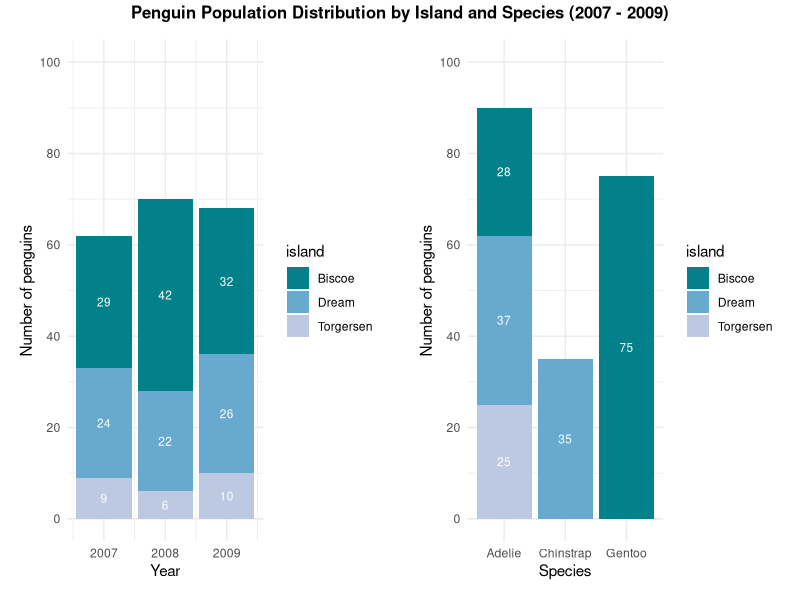
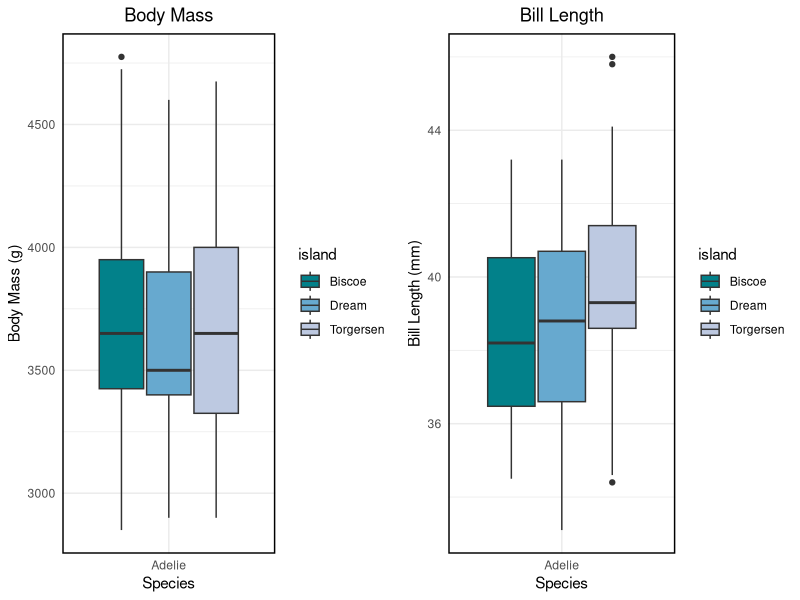
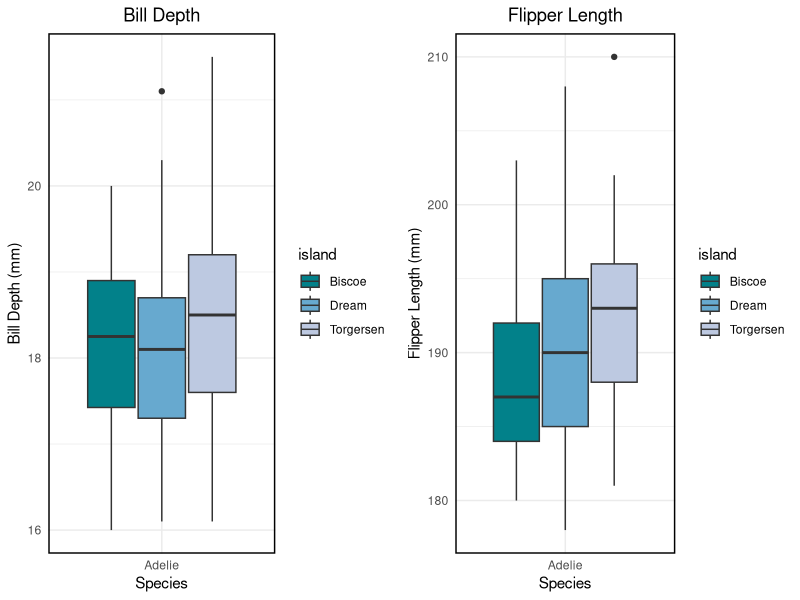
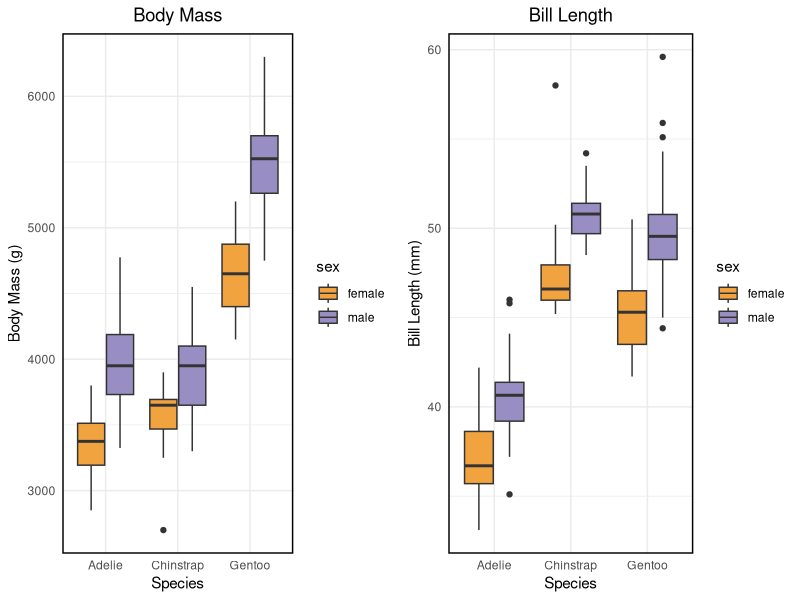
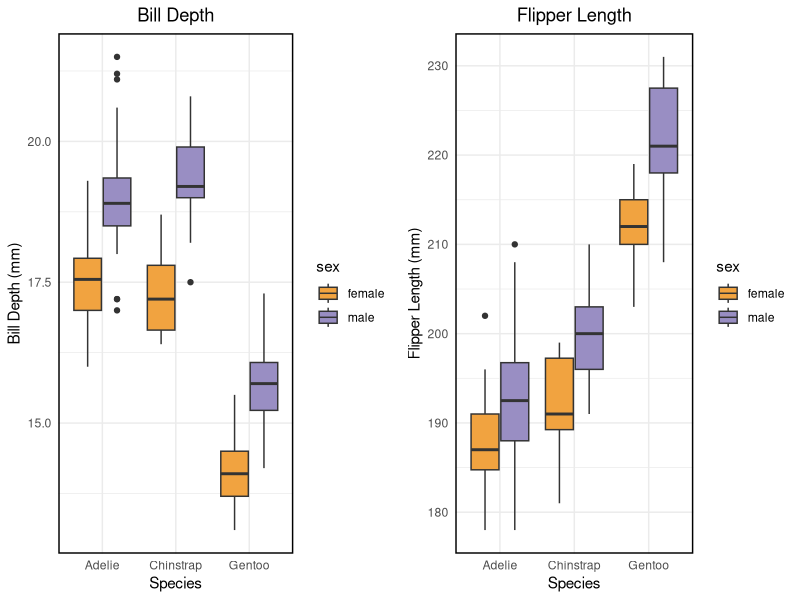
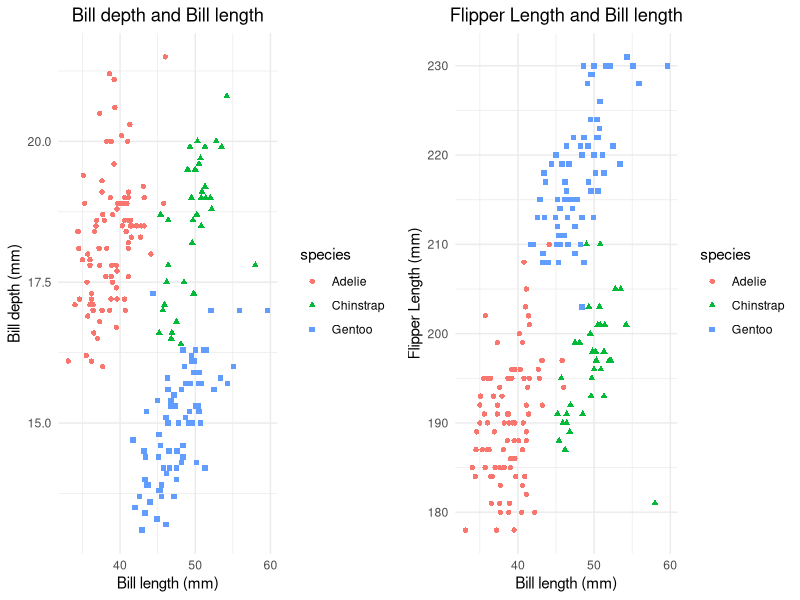
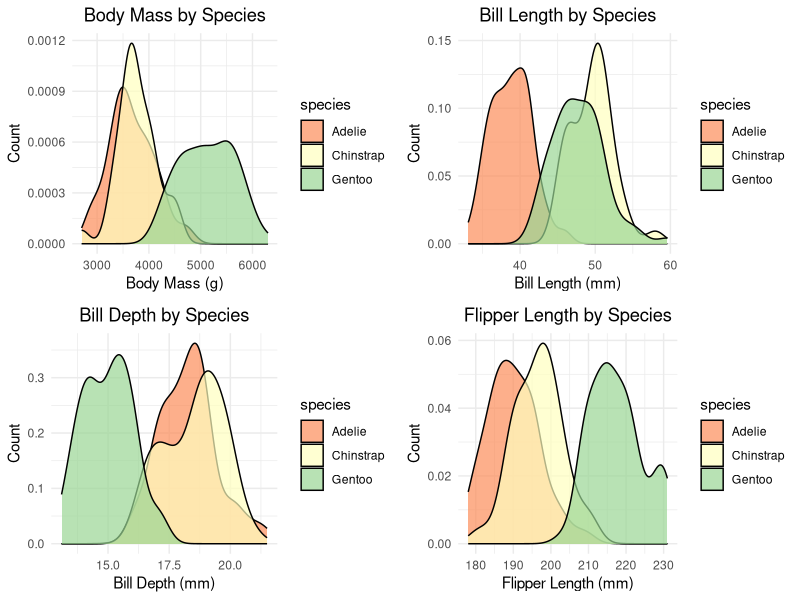
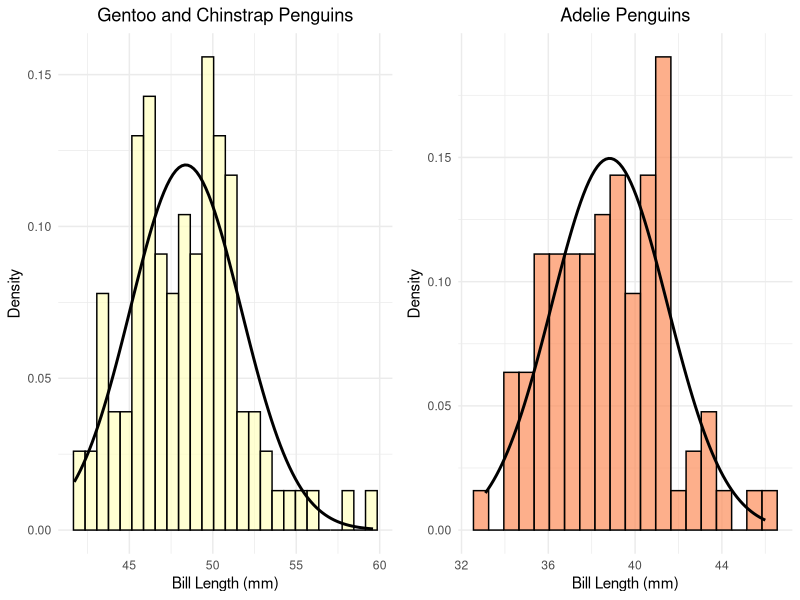

These charts were generated, in order, by the following R code:
## ---- chunk 1
knitr::opts_chunk$set(echo = TRUE)
## ---- chunk 2
library(palmerpenguins)
library(dplyr)
library(tidyr)
library(ggplot2)
library(gridExtra)
library(grid)

# Load data set
data("penguins")
ori_penguins <- na.omit(penguins)

# Select by student number
n <- 200
my.student.number <- 240215323
set.seed(my.student.number)
penguins <- ori_penguins[sample(nrow(ori_penguins), n), ]
## ---- chunk 3
custom_colors <- c("Torgersen" = "#bdc9e1",
                   "Dream" = "#67a9cf", 
                   "Biscoe" = "#02818a")

year_habitat <- penguins %>% group_by(island, year) %>%
  summarise(total_count = n(),
            .groups = 'drop')

year_plot <- ggplot(year_habitat, aes(x = year, y = total_count, fill = island)) +
  geom_bar(stat = "identity", position = "stack") +
  scale_x_continuous(breaks = c(2007, 2008, 2009)) +
  geom_text(aes(label = total_count), position = position_stack(vjust = 0.5), color = "white", size = 3) +
  labs(x = "Year", y = "Number of penguins") +
  theme_minimal() +
  theme(plot.margin = unit(c(1, 0.5, 0.5, 0.5), "cm")) +
  scale_y_continuous(limits = c(0, 100), breaks = seq(0, 100, by = 20)) +
  scale_fill_manual(values = custom_colors)

habitat_species <- penguins %>% group_by(island, species) %>%
  summarise(total_count = n(),
            .groups = 'drop')

species_plot <- ggplot(habitat_species, aes(x = species, y = total_count, fill = island)) +
  geom_bar(stat = "identity", position = "stack") +
  geom_text(aes(label = total_count), position = position_stack(vjust = 0.5), color = "white", size = 3) +
  labs(x = "Species", y = "Number of penguins") +
  theme_minimal() +
  theme(plot.margin = unit(c(1, 0.5, 0.5, 0.5), "cm")) +
  scale_y_continuous(limits = c(0, 100), breaks = seq(0, 100, by = 20)) +
  scale_fill_manual(values = custom_colors)

grid.arrange(year_plot, species_plot, ncol = 2, nrow = 1)
grid.text("Penguin Population Distribution by Island and Species (2007 - 2009)", 
          x = 0.5, y = 0.98, gp = gpar(fontsize = 12, fontface = "bold"))
## ---- chunk 4
custom_colors <- c("Torgersen" = "#bdc9e1",
                   "Dream" = "#67a9cf", 
                   "Biscoe" = "#02818a")
df_adelie <- penguins[penguins$species == "Adelie", ]

body_mass_plot <- ggplot(df_adelie, aes(x = species, y = body_mass_g, fill = island)) + 
  geom_boxplot(position = position_dodge(width = 0.8)) + 
  labs(title = "Body Mass",
       x = "Species",
       y = "Body Mass (g)") + 
  theme_minimal() + 
  theme(plot.title = element_text(hjust = 0.5),
        panel.border = element_rect(color = "black", fill = NA, linewidth = 1),
        legend.position = "right") +
  scale_fill_manual(values = custom_colors)

bill_length_plot <- ggplot(df_adelie, aes(x = species, y = bill_length_mm, fill = island)) + 
  geom_boxplot(position = position_dodge(width = 0.8)) + 
  labs(title = "Bill Length",
       x = "Species",
       y = "Bill Length (mm)") +
  theme_minimal() + 
  theme(plot.title = element_text(hjust = 0.5),
        panel.border = element_rect(color = "black", fill = NA, linewidth = 1),
        legend.position = "right") +
  scale_fill_manual(values = custom_colors)

bill_depth_plot <- ggplot(df_adelie, aes(x = species, y = bill_depth_mm, fill = island)) + 
  geom_boxplot(position = position_dodge(width = 0.8)) + 
  labs(title = "Bill Depth",
       x = "Species",
       y = "Bill Depth (mm)") +
  theme_minimal() + 
  theme(plot.title = element_text(hjust = 0.5),
        panel.border = element_rect(color = "black", fill = NA, linewidth = 1),
        legend.position = "right") +
  scale_fill_manual(values = custom_colors)

flipper_plot <- ggplot(df_adelie, aes(x = species, y = flipper_length_mm, fill = island)) + 
  geom_boxplot(position = position_dodge(width = 0.8)) + 
  labs(title = "Flipper Length",
       x = "Species",
       y = "Flipper Length (mm)") +
  theme_minimal() + 
  theme(plot.title = element_text(hjust = 0.5),
        panel.border = element_rect(color = "black", fill = NA, linewidth = 1),
        legend.position = "right") +
  scale_fill_manual(values = custom_colors)

grid.arrange(body_mass_plot, bill_length_plot, ncol = 2)
grid.arrange(bill_depth_plot, flipper_plot, ncol = 2)
## ---- chunk 5
custom_colors <- c("female" = "#f1a340",
                   "male" = "#998ec3")

body_mass_plot <- ggplot(penguins, aes(x = species, y = body_mass_g, fill = sex)) + 
  geom_boxplot(position = position_dodge(width = 0.8)) + 
  labs(title = "Body Mass",
       x = "Species",
       y = "Body Mass (g)") + 
  theme_minimal() + 
  theme(plot.title = element_text(hjust = 0.5),
        panel.border = element_rect(color = "black", fill = NA, linewidth = 1),
        legend.position = "right") +
  scale_fill_manual(values = custom_colors)

bill_length_plot <- ggplot(penguins, aes(x = species, y = bill_length_mm, fill = sex)) + 
  geom_boxplot(position = position_dodge(width = 0.8)) + 
  labs(title = "Bill Length",
       x = "Species",
       y = "Bill Length (mm)") +
  theme_minimal() + 
  theme(plot.title = element_text(hjust = 0.5),
        panel.border = element_rect(color = "black", fill = NA, linewidth = 1),
        legend.position = "right") +
  scale_fill_manual(values = custom_colors)

bill_depth_plot <- ggplot(penguins, aes(x = species, y = bill_depth_mm, fill = sex)) + 
  geom_boxplot(position = position_dodge(width = 0.8)) + 
  labs(title = "Bill Depth",
       x = "Species",
       y = "Bill Depth (mm)") +
  theme_minimal() + 
  theme(plot.title = element_text(hjust = 0.5),
        panel.border = element_rect(color = "black", fill = NA, linewidth = 1),
        legend.position = "right") +
  scale_fill_manual(values = custom_colors)

flipper_plot <- ggplot(penguins, aes(x = species, y = flipper_length_mm, fill = sex)) + 
  geom_boxplot(position = position_dodge(width = 0.8)) + 
  labs(title = "Flipper Length",
       x = "Species",
       y = "Flipper Length (mm)") +
  theme_minimal() + 
  theme(plot.title = element_text(hjust = 0.5),
        panel.border = element_rect(color = "black", fill = NA, linewidth = 1),
        legend.position = "right") +
  scale_fill_manual(values = custom_colors)

grid.arrange(body_mass_plot, bill_length_plot, nrow = 1, ncol = 2)
grid.arrange(bill_depth_plot, flipper_plot, nrow = 1, ncol = 2)

## ---- chunk 6
# Adelie and Chinstrap penguins
other_mass <- penguins[penguins$species != "Gentoo", ]
other_summary <- summary(other_mass$body_mass_g)
other_iqr <- IQR(other_mass$body_mass_g, na.rm = TRUE)

# Gentoo penguins
gentoo_mass <- penguins[penguins$species == "Gentoo", ]
gentoo_summary <- summary(gentoo_mass$body_mass_g)
gentoo_iqr <- IQR(gentoo_mass$body_mass_g, na.rm = TRUE)

# Create a data frame for reporting the summary statistics
report_table <- data.frame(
  Statistic = c("Min", "1st Qu.", "Median", "Mean", "3rd Qu.", "Max", "IQR"),
  "Adelie and Chinstrap" = c(other_summary[1], other_summary[2], other_summary[3], other_summary[4], other_summary[5], other_summary[6], other_iqr),
  "Gentoo" = c(gentoo_summary[1], gentoo_summary[2], gentoo_summary[3], gentoo_summary[4], gentoo_summary[5], gentoo_summary[6], gentoo_iqr)
)

print(report_table, row.names = FALSE)
## ---- chunk 7
bill_bill_plot <- ggplot(penguins, aes(x=bill_length_mm, y=bill_depth_mm, 
                     color=species, shape = species)) +
  geom_point() +
  labs(title = "Bill depth and Bill length",
       x = "Bill length (mm)",
       y = "Bill depth (mm)") +
  theme_minimal() + theme(plot.title = element_text(hjust = 0.5))

flip_bill_plot <- ggplot(penguins, aes(x=bill_length_mm, y=flipper_length_mm, 
                     color=species, shape = species)) +
  geom_point() +
  labs(title = "Flipper Length and Bill length",
       x = "Bill length (mm)",
       y = "Flipper Length (mm)") +
  theme_minimal() + theme(plot.title = element_text(hjust = 0.5))

grid.arrange(bill_bill_plot, flip_bill_plot, ncol = 2)
## ---- chunk 8
hist_bodymass_plot <- ggplot(penguins, aes(x = body_mass_g, fill = species)) + 
  geom_density(color = "black", alpha = 0.7) +
  labs(title = "Body Mass by Species", 
       x = "Body Mass (g)",
       y = "Count") +
  theme_minimal() +
  theme(legend.position = "right") +
  scale_fill_manual(values = c("#fc8d59", "#ffffbf", "#99d594")) +
  theme(plot.title = element_text(hjust = 0.5))

hist_billlength_plot <- ggplot(penguins, aes(x = bill_length_mm, fill = species)) + 
  geom_density(color = "black", alpha = 0.7) +
  labs(title = "Bill Length by Species", 
       x = "Bill Length (mm)",
       y = "Count") +
  theme_minimal() +
  theme(legend.position = "right") +
  scale_fill_manual(values = c("#fc8d59", "#ffffbf", "#99d594")) +
  theme(plot.title = element_text(hjust = 0.5))

hist_billdepth_plot <- ggplot(penguins, aes(x = bill_depth_mm, fill = species)) + 
  geom_density(color = "black", alpha = 0.7) +
  labs(title = "Bill Depth by Species", 
       x = "Bill Depth (mm)",
       y = "Count") +
  theme_minimal() +
  theme(legend.position = "right") +
  scale_fill_manual(values = c("#fc8d59", "#ffffbf", "#99d594")) +
  theme(plot.title = element_text(hjust = 0.5))

hist_flipper_plot <- ggplot(penguins, aes(x = flipper_length_mm, fill = species)) + 
  geom_density(color = "black", alpha = 0.7) +
  labs(title = "Flipper Length by Species", 
       x = "Flipper Length (mm)",
       y = "Count") +
  theme_minimal() +
  theme(legend.position = "right") +
  scale_fill_manual(values = c("#fc8d59", "#ffffbf", "#99d594")) +
  theme(plot.title = element_text(hjust = 0.5))

grid.arrange(hist_bodymass_plot, hist_billlength_plot, hist_billdepth_plot, hist_flipper_plot, ncol = 2, nrow = 2)
## ---- chunk 9
penguins_group <- penguins %>%
  mutate(group = ifelse(species %in% c("Gentoo", "Chinstrap"), "Gentoo_Chinstrap", "Adelie"))

df_genchin <- penguins_group[penguins_group$group == "Gentoo_Chinstrap", ]
df_adelie <- penguins_group[penguins_group$group == "Adelie", ]

mu_genchin <- mean(df_genchin$bill_length_mm)
sigma_genchin <- sqrt(mean((df_genchin$bill_length_mm - mu_genchin)^2))

mu_adelie <- mean(df_adelie$bill_length_mm)
sigma_adelie <- sqrt(mean((df_adelie$bill_length_mm - mu_adelie)^2))

# Display the results
mle_results <- data.frame(
  Group = c("Gentoo & Chinstrap", "Adelie"),
  Mean = c(mu_genchin, mu_adelie),
  SD = c(sigma_genchin, sigma_adelie)
)
mle_results
## ---- chunk 10
genchin_overlay <- ggplot(df_genchin, aes(x = bill_length_mm)) +
  geom_histogram(aes(y = after_stat(density)), binwidth = 0.7, color = "black", fill = "#ffffbf", alpha = 0.7) +
  stat_function(fun = dnorm, args = list(mean = mu_genchin, sd = sigma_genchin), color = "black", linewidth = 1) +
  labs(title = "Gentoo and Chinstrap Penguins",
       x = "Bill Length (mm)",
       y = "Density") +
  theme_minimal() + theme(plot.title = element_text(hjust = 0.5))

adelie_overlay <- ggplot(df_adelie, aes(x = bill_length_mm)) +
  geom_histogram(aes(y = after_stat(density)), binwidth = 0.7, color = "black", fill = "#fc8d59", alpha = 0.7) +
  stat_function(fun = dnorm, args = list(mean = mu_adelie, sd = sigma_adelie), color = "black", linewidth = 1) +
  labs(title = "Adelie Penguins",
       x = "Bill Length (mm)",
       y = "Density") +
  theme_minimal() + theme(plot.title = element_text(hjust = 0.5))

grid.arrange(genchin_overlay, adelie_overlay, ncol = 2)
## ---- chunk 11
qq_norm_genchin <- ggplot(df_genchin, aes(sample = bill_length_mm)) +
  stat_qq() +
  stat_qq_line(color = 'gray') +
  labs(title = "Q-Q Plot for Gentoo and Chinstrap Penguins") +
  theme_minimal() +
  scale_x_continuous(name = "Theoretical Quantiles", limits = c(-3, 3)) +
  scale_y_continuous(name = "Sample Quantiles", limits = c(39, 60)) +
  theme(plot.title = element_text(hjust = 0.5))


qq_norm_adelie <- ggplot(df_adelie, aes(sample = bill_length_mm)) +
  stat_qq() +
  stat_qq_line(color = 'gray') +
  labs(title = "Q-Q Plot for Adelie Penguins") +
  theme_minimal() +
  scale_x_continuous(name = "Theoretical Quantiles", limits = c(-3, 3)) +
  scale_y_continuous(name = "Sample Quantiles", limits = c(30, 50)) +
  theme(plot.title = element_text(hjust = 0.5))

grid.arrange(qq_norm_genchin, qq_norm_adelie, ncol = 2)
## ---- chunk 12
shapiro.test(df_genchin$bill_length_mm)
shapiro.test(df_adelie$bill_length_mm)
## ---- chunk 13
custom_colors <- c("female" = "#f1a340",
                   "male" = "#998ec3")

bill_legnth_dist <- ggplot(penguins, aes(x = bill_length_mm, fill = sex)) +
  geom_density(alpha = 0.7, color = "black") +
  labs(title = "Density Plot of Bill Length by Sex and Species",
       x = "Bill Legnth (mm)",
       y = "Density") +
  facet_wrap(~ species) +
  theme_minimal() +
  theme(plot.title = element_text(hjust = 0.5)) +
  scale_fill_manual(values = custom_colors)

bill_depth_dist <- ggplot(penguins, aes(x = bill_depth_mm, fill = sex)) +
  geom_density(alpha = 0.7, color = "black") +
  labs(title = "Density Plot of Bill Depth by Sex and Species",
       x = "Bill Depth (mm)",
       y = "Density") +
  facet_wrap(~ species) +
  xlim(12, 22) + theme_minimal() +
  theme(plot.title = element_text(hjust = 0.5)) +
  scale_fill_manual(values = custom_colors)

grid.arrange(bill_legnth_dist, bill_depth_dist, nrow = 2)
## ---- chunk 14
bartlett.test(bill_depth_mm ~ sex, data = penguins %>% filter(species == "Adelie"))
t.test(bill_depth_mm ~ sex, data = penguins %>% filter(species == "Adelie"), var.equal = TRUE)
## ---- chunk 15
bartlett.test(bill_depth_mm ~ sex, data = penguins %>% filter(species == "Chinstrap"))
t.test(bill_depth_mm ~ sex, data = penguins %>% filter(species == "Chinstrap"), var.equal = TRUE)
## ---- chunk 16
bartlett.test(bill_depth_mm ~ sex, data = penguins %>% filter(species == "Gentoo"))
t.test(bill_depth_mm ~ sex, data = penguins %>% filter(species == "Gentoo"), var.equal = TRUE)
## ---- chunk 17
bartlett.test(bill_length_mm ~ island, data = df_adelie %>% filter(island != "Torgersen"))
t.test(bill_length_mm ~ island, data = df_adelie %>% filter(island != "Torgersen"), var.equal = TRUE)
## ---- chunk 18
bartlett.test(bill_length_mm ~ island, data = df_adelie %>% filter(island != "Dream"))
t.test(bill_length_mm ~ island, data = df_adelie %>% filter(island != "Dream"), var.equal = TRUE)
## ---- chunk 19
bartlett.test(bill_length_mm ~ island, data = df_adelie %>% filter(island != "Biscoe"))
t.test(bill_length_mm ~ island, data = df_adelie %>% filter(island != "Biscoe"), var.equal = TRUE)
## ---- chunk 20
bartlett.test(bill_depth_mm ~ island, data = df_adelie %>% filter(island != "Torgersen"))
t.test(bill_depth_mm ~ island, data = df_adelie %>% filter(island != "Torgersen"), var.equal = TRUE)
## ---- chunk 21
bartlett.test(bill_depth_mm ~ island, data = df_adelie %>% filter(island != "Dream"))
t.test(bill_depth_mm ~ island, data = df_adelie %>% filter(island != "Dream"), var.equal = TRUE)
## ---- chunk 22
bartlett.test(bill_depth_mm ~ island, data = df_adelie %>% filter(island != "Biscoe"))
t.test(bill_depth_mm ~ island, data = df_adelie %>% filter(island != "Biscoe"), var.equal = TRUE)
## ---- chunk 23
bartlett.test(flipper_length_mm ~ island, data = df_adelie %>% filter(island != "Torgersen"))
t.test(flipper_length_mm ~ island, data = df_adelie %>% filter(island != "Torgersen"), var.equal = TRUE)
## ---- chunk 24
bartlett.test(flipper_length_mm ~ island, data = df_adelie %>% filter(island != "Dream"))
t.test(flipper_length_mm ~ island, data = df_adelie %>% filter(island != "Dream"), var.equal = TRUE)
## ---- chunk 25
bartlett.test(flipper_length_mm ~ island, data = df_adelie %>% filter(island != "Biscoe"))
t.test(flipper_length_mm ~ island, data = df_adelie %>% filter(island != "Biscoe"), var.equal = TRUE)
